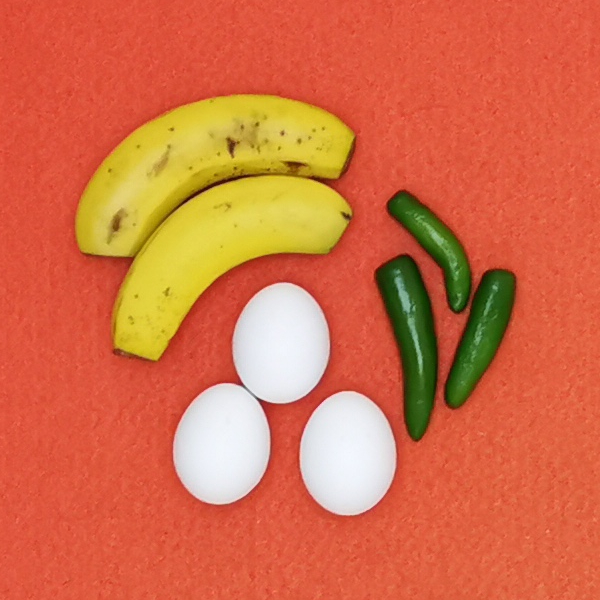
#> input picture practica2/comida/Entrenamiento1.jpg, 600 x 600 px
$ jupyter execute --allow-errors practica3_ALGD_RAZU.ipynb
#> lines starting #> are read from the running program, lines starting #| are printed output that depends on the picture
# Práctica 2: Clasificador Bayesiano
## Gabriel Daniel Aguilar Luna
## Zuriel Uzai Rodrígez Agiss
### _Facultad de Ingenierría, Universidad Nacional Autónoma de México_
### _Ciudad de México, México_
#### gabriel.aguilar@ingenieria.unam.edu
#### zurieluzai2015@gmail.com

***

### __1. Objetivos__

Clasificar imágenes con 2, 3 o 4 regiones utilizando el clasificador de Bayes.

***

### __2. Introducción__

### Clasificador de Bayes

**aquí se investiga xd

***

### __3. Desarrollo__

#### __3.1 Realizar preprocesamiento de sus imágenes con un filtro gaussiano__

[cell 1]
import matplotlib.pyplot as plt
import cv2
import skimage as ski
import PIL as pil
import imageio as io
import numpy as np

[cell 2]
fruta = io.imread('comida/Entrenamiento1.jpg')
#> fruta is the input picture: shape (600, 600, 3); mean R, G, B 212.5, 109.3, 71
fruta.shape, fruta.dtype

[cell 3]
plt.imshow(fruta)
plt.axis('off')

[cell 4]
fruta_gris = fruta[:,:,0]*fruta[:,:,1]*fruta[:,:,2]
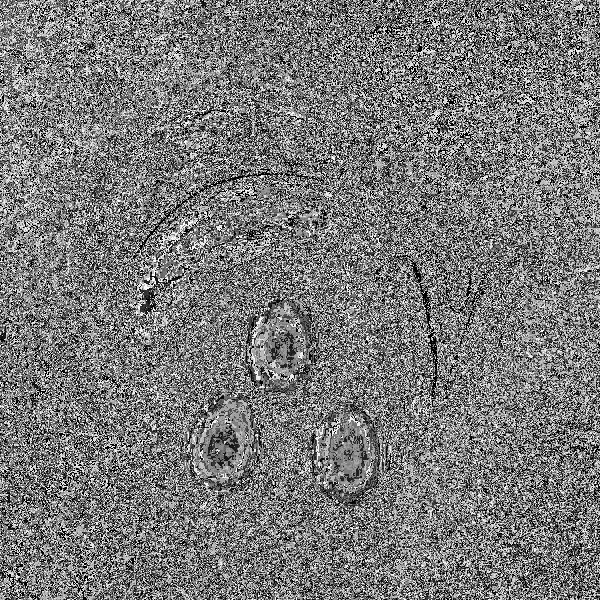
#> fruta_gris: shape (600, 600); min 0, max 255, mean 120.9
plt.imshow(fruta_gris, cmap=plt.cm.gray)
plt.axis('off')

[cell 5]
plt.contour(fruta[:,:,1],3)
plt.axis('off')
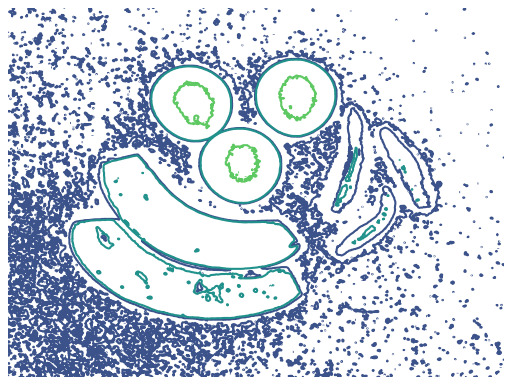
#> figure drawn by matplotlib, 1 panel

[cell 6]
plt.contour(fruta[:,:,1],4)
plt.axis('off')
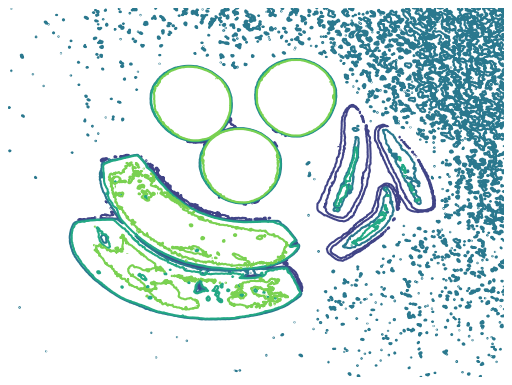
#> figure drawn by matplotlib, 1 panel

[cell 7]
plt.contour(fruta[:,:,1],5)
plt.axis('off')

[cell 8]
plt.contour(fruta[:,:,1],6)
plt.axis('off')
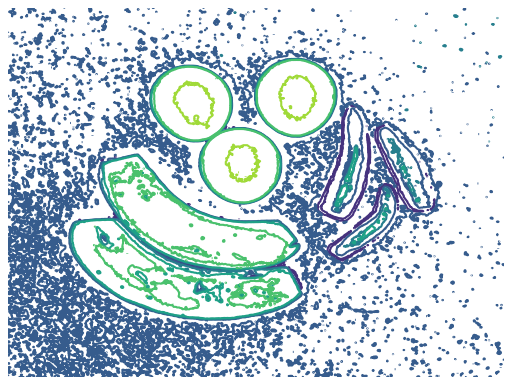
#> figure drawn by matplotlib, 1 panel

[cell 9]
plt.contour(fruta[:,:,1],1)
plt.axis('off')
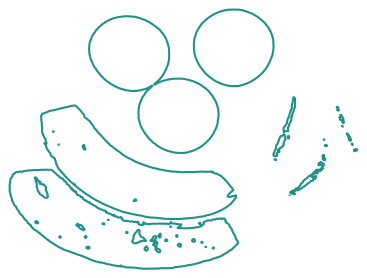
#> figure drawn by matplotlib, 1 panel

[cell 10]
plt.imshow(fruta[:,:,1])
plt.axis('off')
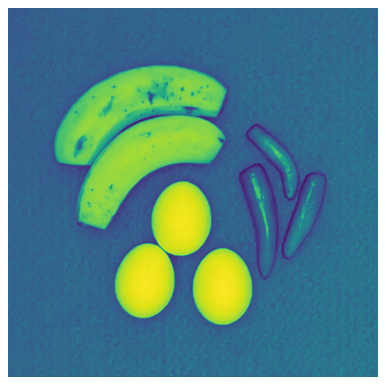
#> figure drawn by matplotlib, 1 panel

[cell 11]
fruta_gris = cv2.imread("comida/Entrenamiento1.jpg")
#> fruta_gris: shape (600, 600, 3)
fruta_gris = cv2.cvtColor(fruta_gris, cv2.COLOR_BGR2GRAY) #Convertir a escala de grises
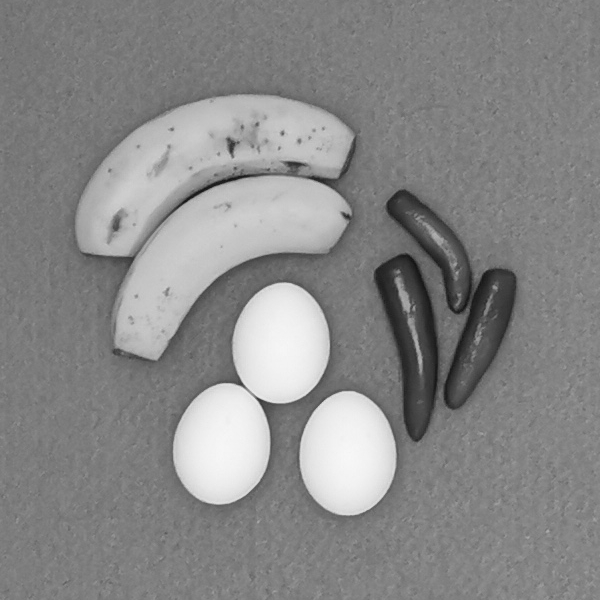
#> fruta_gris: shape (600, 600); min 19, max 248, mean 135.8
plt.imshow(fruta_gris, cmap=plt.cm.gray)
plt.axis('off')

[cell 12]
plt.contour(fruta_gris,1)
plt.axis('off')
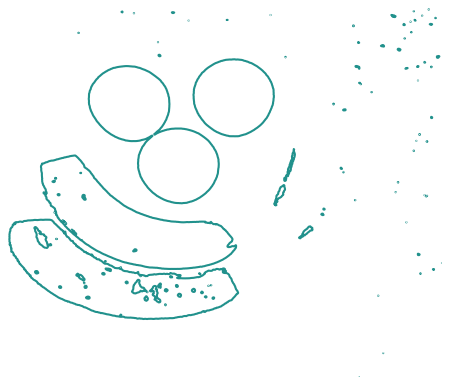
#> figure drawn by matplotlib, 1 panel

[cell 13]
fruta_contornos = plt.contour(fruta_gris,1)
plt.axis('off')

[cell 14]
fruta_contornos.collections[1].get_paths()

#> (a cell that did not finish here is left out)

[cell 16]
plt.imshow(fruta)
#> (the rest of this cell did not finish here and is left out)

[cell 17]
plt.imshow(fruta)
#> (the rest of this cell did not finish here and is left out)

#> (a cell that did not finish here is left out)

#> (a cell that did not finish here is left out)

[cell 20]
for i in fruta_contornos.collections[1].get_paths():
    if len(i.vertices) > 100:
        plt.plot(i.vertices[:,0], i.vertices[:,1], '--b')
#> this loop made 1 pass
plt.imshow(fruta)
plt.axis('off')
plt.savefig('resultados/comida_contornos.png')
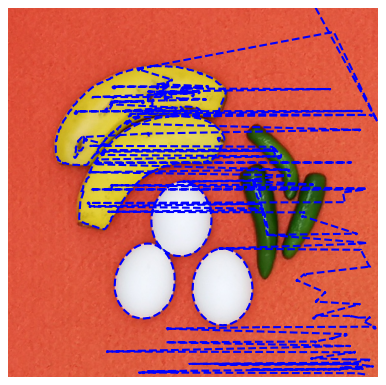
#> figure drawn by matplotlib, 1 panel

$ run again, with practica2/comida/Entrenamiento2.jpg copied over practica2/comida/Entrenamiento1.jpg
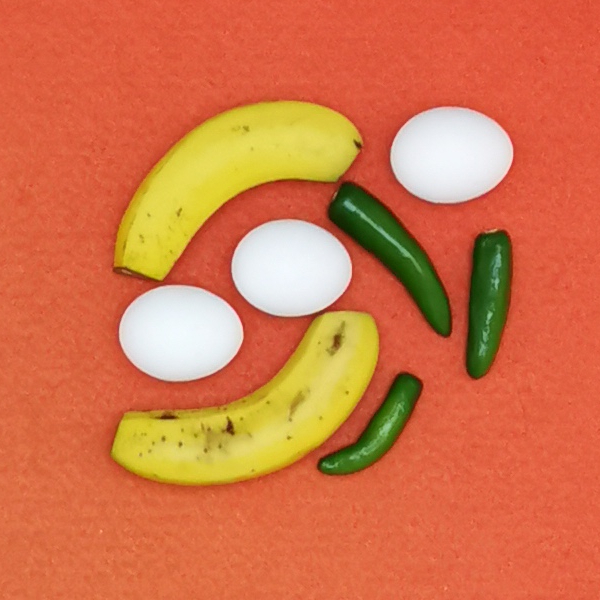
#> input picture practica2/comida/Entrenamiento2.jpg, 600 x 600 px
#> fruta is the input picture: shape (600, 600, 3); mean R, G, B 212, 116, 73.3
#> `fruta_gris = cv2.cvtColor(fruta_gris, cv2.COLOR_BGR2GRAY)`:
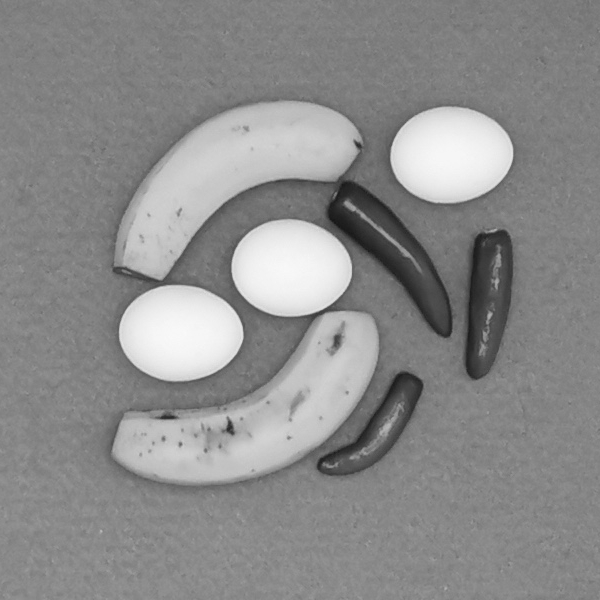
#> fruta_gris: shape (600, 600); min 22, max 250, mean 139.8
#> the loop `for i in fruta_contornos.collections[1].get_paths():` made 1 pass
#> `plt.savefig('resultados/comida_contornos.png')`:
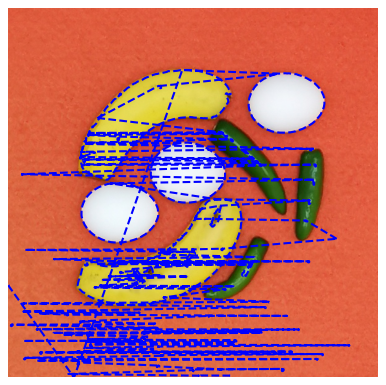
#> figure drawn by matplotlib, 1 panel

$ run again, with practica2/comida/Entrenamiento3.jpg copied over practica2/comida/Entrenamiento1.jpg
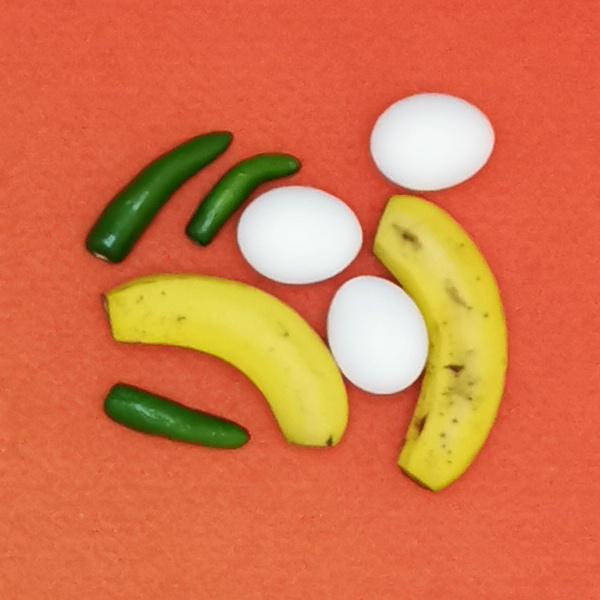
#> input picture practica2/comida/Entrenamiento3.jpg, 600 x 600 px
#> fruta is the input picture: shape (600, 600, 3); mean R, G, B 213.7, 117.3, 73.9
#> `fruta_gris = cv2.cvtColor(fruta_gris, cv2.COLOR_BGR2GRAY)`:
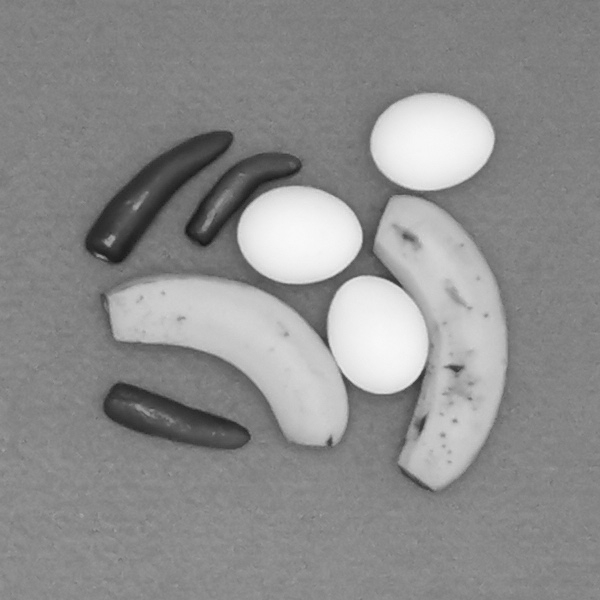
#> fruta_gris: shape (600, 600); min 24, max 249, mean 141.2
#> the loop `for i in fruta_contornos.collections[1].get_paths():` made 1 pass
#> `plt.savefig('resultados/comida_contornos.png')`:
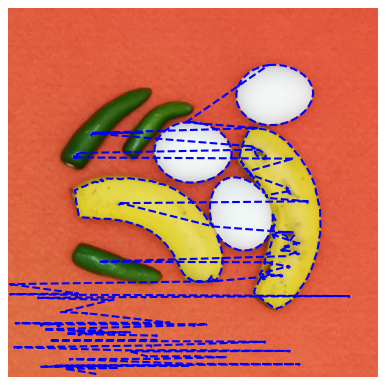
#> figure drawn by matplotlib, 1 panel
